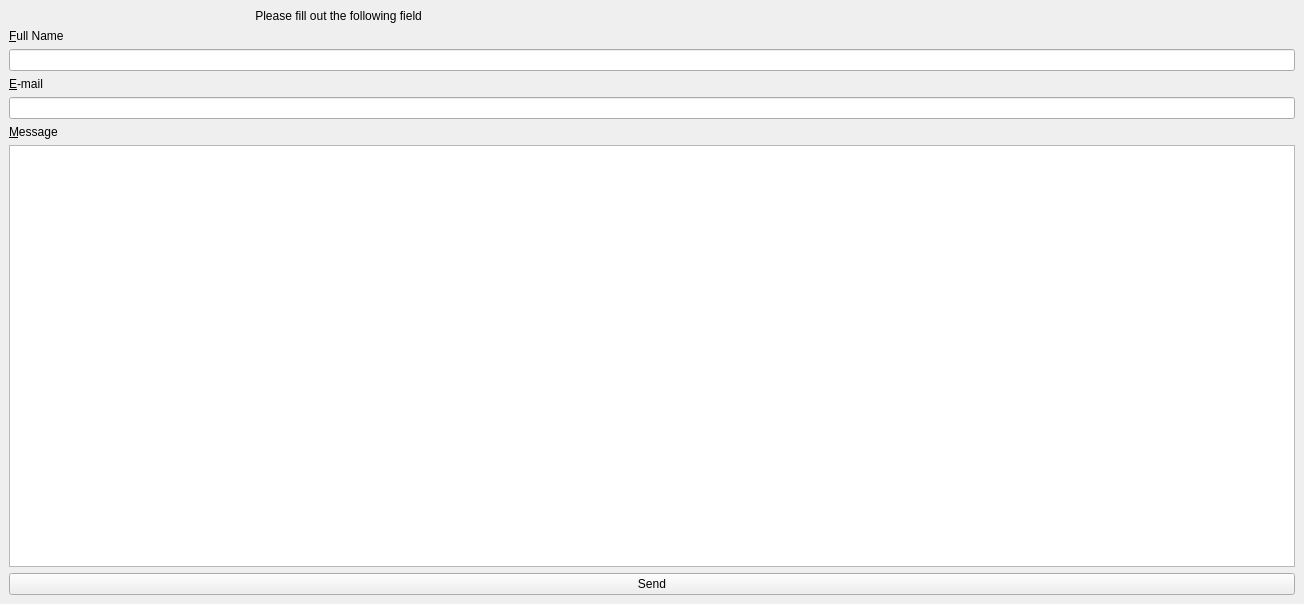
<?xml version="1.0" encoding="UTF-8"?>
<ui version="4.0">
 <class>contact</class>
 <widget class="QMainWindow" name="contact">
  <property name="geometry">
   <rect>
    <x>0</x>
    <y>0</y>
    <width>1304</width>
    <height>604</height>
   </rect>
  </property>
  <property name="windowTitle">
   <string>contact</string>
  </property>
  <widget class="QWidget" name="centralwidget">
   <layout class="QVBoxLayout" name="verticalLayout">
    <item>
     <widget class="QLabel" name="label_4">
      <property name="text">
       <string>                                                                          Please fill out the following field</string>
      </property>
     </widget>
    </item>
    <item>
     <widget class="QLabel" name="label">
      <property name="text">
       <string>&amp;Full Name</string>
      </property>
      <property name="buddy">
       <cstring>lineEdit</cstring>
      </property>
     </widget>
    </item>
    <item>
     <widget class="QLineEdit" name="lineEdit"/>
    </item>
    <item>
     <widget class="QLabel" name="label_3">
      <property name="text">
       <string>&amp;E-mail</string>
      </property>
      <property name="buddy">
       <cstring>lineEdit_2</cstring>
      </property>
     </widget>
    </item>
    <item>
     <widget class="QLineEdit" name="lineEdit_2"/>
    </item>
    <item>
     <widget class="QLabel" name="label_2">
      <property name="text">
       <string>&amp;Message</string>
      </property>
      <property name="buddy">
       <cstring>plainTextEdit</cstring>
      </property>
     </widget>
    </item>
    <item>
     <widget class="QPlainTextEdit" name="plainTextEdit"/>
    </item>
    <item>
     <widget class="QPushButton" name="pushButton">
      <property name="text">
       <string>Send</string>
      </property>
     </widget>
    </item>
   </layout>
  </widget>
 </widget>
 <resources/>
 <connections>
  <connection>
   <sender>pushButton</sender>
   <signal>clicked()</signal>
   <receiver>contact</receiver>
   <slot>clear()</slot>
   <hints>
    <hint type="sourcelabel">
     <x>410</x>
     <y>565</y>
    </hint>
    <hint type="destinationlabel">
     <x>402</x>
     <y>399</y>
    </hint>
   </hints>
  </connection>
 </connections>
 <slots>
  <slot>clear()</slot>
 </slots>
</ui>
